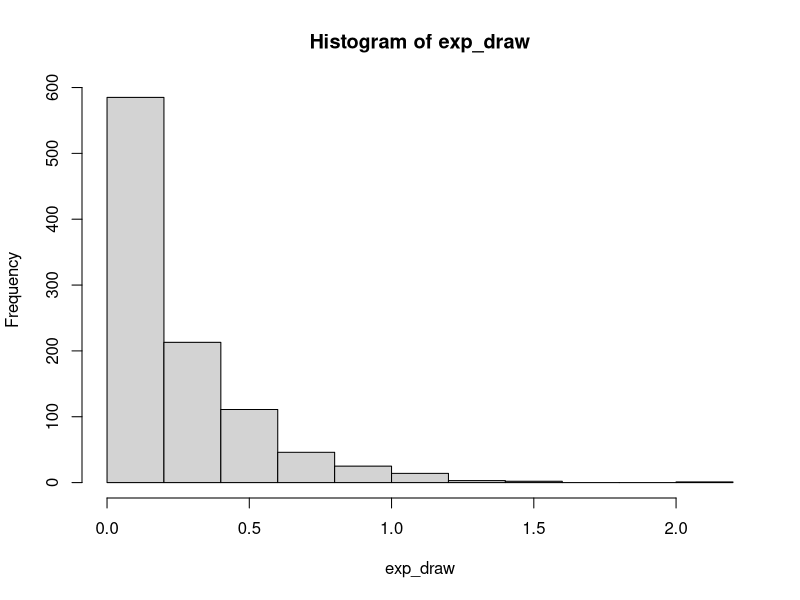

The R source for this figure:
exponential = function(lambda, n){
  u = runif(n)
  return (-log(1 - u, base=exp(1))/lambda)
}

exp_draw = exponential(4, 1000)
print(mean(exp_draw))
print(var(exp_draw))
hist(exp_draw)
